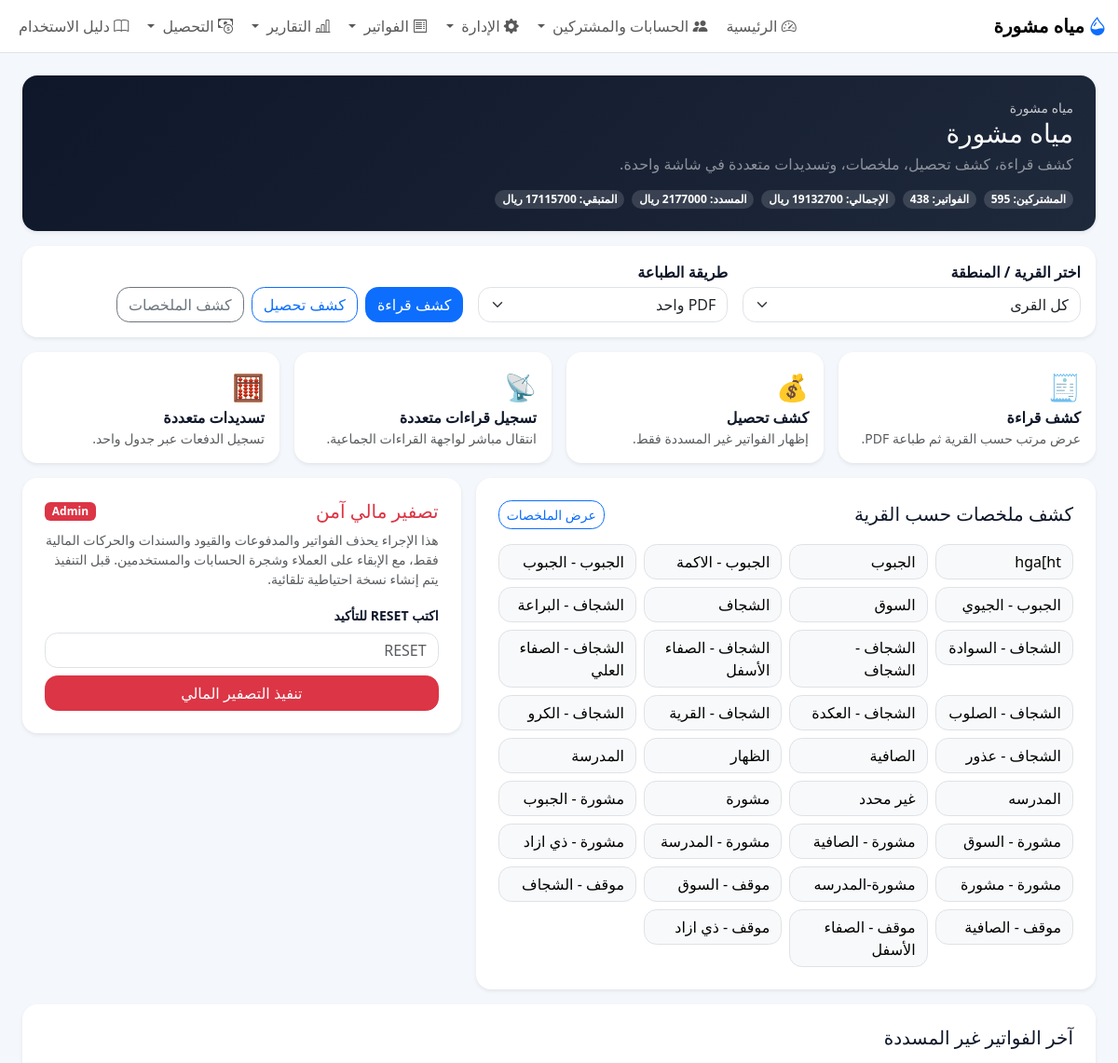
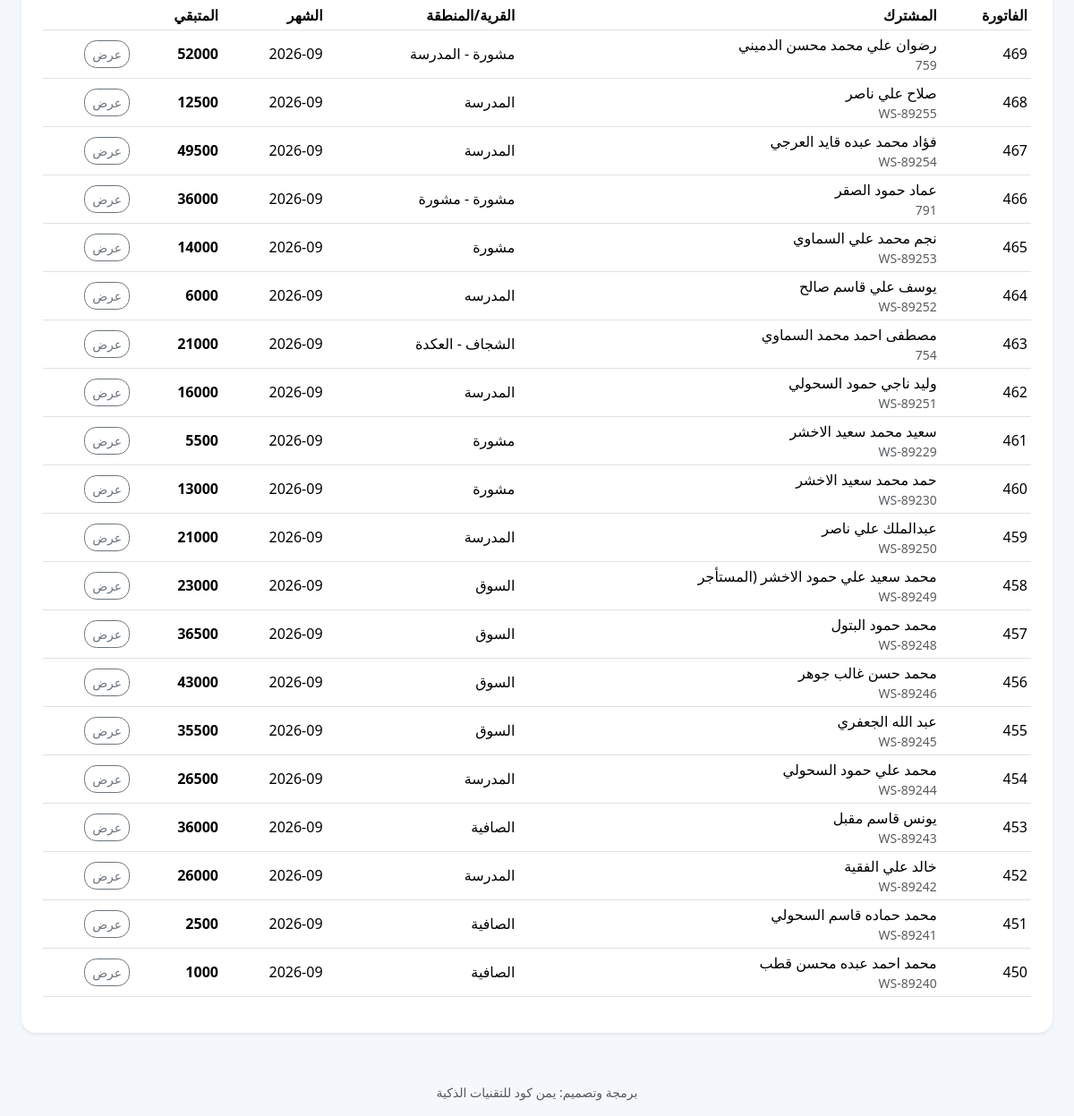
Screenshot of /manual-collection (signed in) with the database file from the repository (2 pictures, top to bottom).
### models.py (models this page shows)
class Base(DeclarativeBase):
    pass

class Settings(Base):
    __tablename__ = "settings"
    key: Mapped[str] = mapped_column(String, primary_key=True)
    value: Mapped[Optional[str]] = mapped_column(String, nullable=True)

class Invoice(Base):
    __tablename__ = "invoices"
    __table_args__ = (
        CheckConstraint("COALESCE(previous_reading, 0) >= 0", name="ck_invoice_previous_reading_nonnegative"),
        CheckConstraint("COALESCE(current_reading, 0) >= 0", name="ck_invoice_current_reading_nonnegative"),
        CheckConstraint("COALESCE(consumption, 0) >= 0", name="ck_invoice_consumption_nonnegative"),
        CheckConstraint("COALESCE(unit_price, 0) >= 0", name="ck_invoice_unit_price_nonnegative"),
        CheckConstraint("COALESCE(consumption_amount, 0) >= 0", name="ck_invoice_consumption_amount_nonnegative"),
        CheckConstraint("COALESCE(subscription_fee, 0) >= 0", name="ck_invoice_subscription_fee_nonnegative"),
        CheckConstraint("COALESCE(other_charges, 0) >= 0", name="ck_invoice_other_charges_nonnegative"),
        CheckConstraint("COALESCE(opening_balance, 0) >= 0", name="ck_invoice_opening_balance_nonnegative"),
        CheckConstraint("COALESCE(total_amount, 0) >= 0", name="ck_invoice_total_amount_nonnegative"),
        CheckConstraint("COALESCE(paid_amount, 0) >= 0", name="ck_invoice_paid_amount_nonnegative"),
        CheckConstraint("COALESCE(remaining_amount, 0) >= 0", name="ck_invoice_remaining_amount_nonnegative"),
        CheckConstraint("COALESCE(credit_amount, 0) >= 0", name="ck_invoice_credit_amount_nonnegative"),
    )
    id: Mapped[int] = mapped_column(Integer, primary_key=True)
    invoice_no: Mapped[int] = mapped_column(Integer, unique=True, nullable=False)
    subscriber_id: Mapped[Optional[int]] = mapped_column(ForeignKey("subscribers.id"))
    invoice_date: Mapped[Optional[str]] = mapped_column(String, nullable=True)
    month_label: Mapped[Optional[str]] = mapped_column(String, nullable=True)
    previous_reading: Mapped[Optional[float]] = mapped_column(Float, nullable=True)
    current_reading: Mapped[Optional[float]] = mapped_column(Float, nullable=True)
    previous_reading_date: Mapped[Optional[str]] = mapped_column(String, nullable=True)
    current_reading_date: Mapped[Optional[str]] = mapped_column(String, nullable=True)
    consumption: Mapped[Optional[float]] = mapped_column(Float, nullable=True)
    unit_price: Mapped[Optional[float]] = mapped_column(Float, nullable=True)
    consumption_amount: Mapped[Optional[float]] = mapped_column(Float, nullable=True)
    subscription_fee: Mapped[Optional[float]] = mapped_column(Float, nullable=True)
    other_charges: Mapped[Optional[float]] = mapped_column(Float, nullable=True)
    opening_balance: Mapped[Optional[float]] = mapped_column(Float, nullable=True)
    total_amount: Mapped[Optional[float]] = mapped_column(Float, nullable=True)
    credit_amount: Mapped[Optional[float]] = mapped_column(Float, nullable=True)
    paid_amount: Mapped[Optional[float]] = mapped_column(Float, nullable=True)
    remaining_amount: Mapped[Optional[float]] = mapped_column(Float, nullable=True)
    notes: Mapped[Optional[str]] = mapped_column(Text, nullable=True)
    created_by: Mapped[Optional[int]] = mapped_column(Integer, nullable=True)
    printed_by: Mapped[Optional[int]] = mapped_column(Integer, nullable=True)
    printed_at: Mapped[Optional[str]] = mapped_column(String, nullable=True)
    sent_by: Mapped[Optional[int]] = mapped_column(Integer, nullable=True)
    sent_at: Mapped[Optional[str]] = mapped_column(String, nullable=True)
    sent_count: Mapped[Optional[int]] = mapped_column(Integer, nullable=True, default=0)
    last_sent_channel: Mapped[Optional[str]] = mapped_column(String, nullable=True)
    journal_entry_id: Mapped[Optional[int]] = mapped_column(Integer, nullable=True)
    previous_arrears: Mapped[Optional[float]] = mapped_column(Float, nullable=True, default=0.0)
    created_at: Mapped[Optional[str]] = mapped_column(String, nullable=True)
    updated_at: Mapped[Optional[str]] = mapped_column(String, nullable=True)
    subscriber: Mapped[Optional[Subscriber]] = relationship(back_populates="invoices")
    payments: Mapped[list["Payment"]] = relationship(back_populates="invoice")

class Subscriber(Base):
    __tablename__ = "subscribers"
    id: Mapped[int] = mapped_column(Integer, primary_key=True)
    account_number: Mapped[str] = mapped_column(String, unique=True, nullable=False)
    name: Mapped[str] = mapped_column(String, nullable=False)
    meter_number: Mapped[Optional[str]] = mapped_column(String, nullable=True)
    phone: Mapped[Optional[str]] = mapped_column(String, nullable=True)
    village: Mapped[Optional[str]] = mapped_column(String, nullable=True)
    address: Mapped[Optional[str]] = mapped_column(String, nullable=True)
    default_unit_price: Mapped[Optional[str]] = mapped_column(String, nullable=True)
    default_subscription_fee: Mapped[Optional[str]] = mapped_column(String, nullable=True)
    last_reading: Mapped[Optional[float]] = mapped_column(Float, nullable=True)
    last_due_amount: Mapped[Optional[float]] = mapped_column(Float, nullable=True)
    last_paid_amount: Mapped[Optional[float]] = mapped_column(Float, nullable=True)
    active: Mapped[int] = mapped_column(Integer, nullable=False, default=1)
    notes: Mapped[Optional[str]] = mapped_column(Text, nullable=True)
    created_at: Mapped[Optional[str]] = mapped_column(String, nullable=True)
    updated_at: Mapped[Optional[str]] = mapped_column(String, nullable=True)
    invoices: Mapped[list["Invoice"]] = relationship(back_populates="subscriber")

### financial_fixes.py (the view)
@manual_collection_bp.route("/manual-collection")
@login_required
@role_required(["admin", "staff", "collector", "accountant", "manager", "technician"])
def manual_collection_home():
    db = get_db()
    ctx = _manual_collection_common_context(db, only_unpaid=False)
    latest_unpaid = db.execute(
        """
        SELECT i.id, i.invoice_no, i.invoice_date, i.month_label, i.remaining_amount,
               s.name subscriber_name, s.account_number, s.address
        FROM invoices i
        JOIN subscribers s ON s.id = i.subscriber_id
        WHERE COALESCE(i.remaining_amount, 0) > 0
        ORDER BY i.invoice_date DESC, i.id DESC
        LIMIT 20
        """
    ).fetchall()
    return render_template("manual_collection.html", latest_unpaid=latest_unpaid, **ctx)

### templates/manual_collection.html (shortened to what this page needs)
{% extends "base.html" %}
{% block content %}
<div class="container-fluid">
  <div class="card hero-card p-4 mb-3 rounded-4 shadow-sm">
    <div class="d-flex flex-wrap justify-content-between align-items-center gap-3">
      <div>
        <div class="opacity-75 small">{{ organization_name }}</div>
        <h3 class="mb-1">{{ project_name }}</h3>
        <div class="text-white-50">كشف قراءة، كشف تحصيل، ملخصات، وتسديدات متعددة في شاشة واحدة.</div>
      </div>
      <div class="d-flex flex-wrap gap-2">
        <span class="badge rounded-pill badge-soft">المشتركين: {{ total_subscribers }}</span>
        <span class="badge rounded-pill badge-soft">الفواتير: {{ total_invoices }}</span>
        <span class="badge rounded-pill badge-soft">الإجمالي: {{ "%.0f"|format(total_amount) }} {{ currency }}</span>
        <span class="badge rounded-pill badge-soft">المسدد: {{ "%.0f"|format(total_paid) }} {{ currency }}</span>
        <span class="badge rounded-pill badge-soft">المتبقي: {{ "%.0f"|format(total_remaining) }} {{ currency }}</span>
      </div>
    </div>
  </div>
  <div class="card rounded-4 p-3 mb-3 border-0 shadow-sm">
    <div class="row g-3 align-items-end">
      <div class="col-lg-4">
        <label class="form-label fw-semibold mb-1">اختر القرية / المنطقة</label>
        <select class="form-select" id="villageSelect">
          <option value="">كل القرى</option>
        </select>
      </div>
      <div class="col-lg-3">
        <label class="form-label fw-semibold mb-1">طريقة الطباعة</label>
        <select class="form-select" id="printMode">
          <option value="pdf">PDF واحد</option>
        </select>
      </div>
      <div class="col-lg-5 d-flex flex-wrap gap-2">
        <button type="button" class="btn btn-primary" id="readingsBtn">كشف قراءة</button>
        <button type="button" class="btn btn-outline-primary" id="collectionsBtn">كشف تحصيل</button>
        <a class="btn btn-outline-secondary" href="{{ url_for('manual_collection.manual_collection_summary') }}">كشف الملخصات</a>
      </div>
    </div>
  </div>
  <div class="row g-3 mb-3">
    <div class="col-md-3">
      <a href="{{ url_for('manual_collection.manual_collection_readings') }}" class="text-decoration-none">
        <div class="card action-card p-3 h-100 rounded-4 shadow-sm">
          <div class="fs-3">🧾</div>
          <div class="fw-bold">كشف قراءة</div>
          <div class="small text-muted">عرض مرتب حسب القرية ثم طباعة PDF.</div>
        </div>
      </a>
    </div>
    <div class="col-md-3">
      <a href="{{ url_for('manual_collection.manual_collection_collections') }}" class="text-decoration-none">
        <div class="card action-card p-3 h-100 rounded-4 shadow-sm">
          <div class="fs-3">💰</div>
          <div class="fw-bold">كشف تحصيل</div>
          <div class="small text-muted">إظهار الفواتير غير المسددة فقط.</div>
        </div>
      </a>
    </div>
    <div class="col-md-3">
      <a href="{{ url_for('invoices_bulk_readings') }}" class="text-decoration-none">
        <div class="card action-card p-3 h-100 rounded-4 shadow-sm">
          <div class="fs-3">📡</div>
          <div class="fw-bold">تسجيل قراءات متعددة</div>
          <div class="small text-muted">انتقال مباشر لواجهة القراءات الجماعية.</div>
        </div>
      </a>
    </div>
    <div class="col-md-3">
      <a href="{{ url_for('manual_collection.bulk_payments') }}" class="text-decoration-none">
        <div class="card action-card p-3 h-100 rounded-4 shadow-sm">
          <div class="fs-3">🧮</div>
          <div class="fw-bold">تسديدات متعددة</div>
          <div class="small text-muted">تسجيل الدفعات عبر جدول واحد.</div>
        </div>
      </a>
    </div>
  </div>
  <div class="row g-3 mb-3">
    <div class="col-lg-7">
      <div class="card p-4 rounded-4 shadow-sm">
        <div class="d-flex justify-content-between align-items-center flex-wrap gap-2 mb-3">
          <h5 class="mb-0">كشف ملخصات حسب القرية</h5>
          <a class="btn btn-outline-primary btn-sm" href="{{ url_for('manual_collection.manual_collection_summary') }}">عرض الملخصات</a>
        </div>
        <div class="row g-2">
          {% for village in village_names %}
          <div class="col-md-4 col-lg-3">
            <a class="btn btn-light border w-100 text-start" href="{{ url_for('manual_collection.manual_collection_readings', village=village) }}">{{ village }}</a>
          </div>
          {% endfor %}
        </div>
      </div>
    </div>
    <div class="col-lg-5">
      {% if g.user and g.user.role and g.user.role|lower == 'admin' %}
      <div class="card p-4 rounded-4 shadow-sm border-danger">
        <div class="d-flex justify-content-between align-items-center mb-2">
          <h5 class="mb-0 text-danger">تصفير مالي آمن</h5>
          <span class="badge text-bg-danger">Admin</span>
        </div>
        <p class="text-muted small mb-3">
          هذا الإجراء يحذف الفواتير والمدفوعات والقيود والسندات والحركات المالية فقط، مع الإبقاء على العملاء وشجرة الحسابات والمستخدمين.
          قبل التنفيذ يتم إنشاء نسخة احتياطية تلقائية.
        </p>
        <form method="post" action="{{ url_for('manual_collection.manual_collection_financial_reset') }}" class="row g-2">
          <div class="col-12">
            <label class="form-label small fw-semibold">اكتب RESET للتأكيد</label>
            <input class="form-control" name="confirm_text" placeholder="RESET">
          </div>
          <div class="col-12">
            <button class="btn btn-danger w-100" onclick="return confirm('هل أنت متأكد من تنفيذ التصفير المالي الآمن؟')">تنفيذ التصفير المالي</button>
          </div>
        </form>
      </div>
      {% endif %}
    </div>
  </div>
  <div class="card p-4 rounded-4 shadow-sm mb-3">
    <h5 class="mb-3">آخر الفواتير غير المسددة</h5>
    <div class="table-responsive">
      <table class="table table-sm align-middle">
        <thead>
          <tr>
            <th>الفاتورة</th>
            <th>المشترك</th>
            <th>القرية/المنطقة</th>
            <th>الشهر</th>
            <th>المتبقي</th>
            <th></th>
          </tr>
        </thead>
        <tbody>
          {% for inv in latest_unpaid %}
          <tr>
            <td>{{ inv.invoice_no }}</td>
            <td>{{ inv.subscriber_name }}<div class="small text-muted">{{ inv.account_number }}</div></td>
            <td>{{ inv.village or inv.address or '-' }}</td>
            <td>{{ inv.month_label or inv.invoice_date or '-' }}</td>
            <td class="fw-bold">{{ "%.0f"|format(inv.remaining_amount or 0) }}</td>
            <td><a class="btn btn-sm btn-outline-secondary" href="{{ url_for('invoice_detail', invoice_id=inv.id) }}">عرض</a></td>
          </tr>
          {% else %}
          <tr><td colspan="6" class="text-center text-muted py-4">لا توجد فواتير غير مسددة</td></tr>
          {% endfor %}
        </tbody>
      </table>
    </div>
  </div>
</div>
{% endblock %}

### templates/base.html (shortened to what this page needs)
<!doctype html>
<html lang="ar" dir="rtl" class="notranslate" translate="no" data-theme="{{ setting('ui_theme', 'light') }}">
<head>
  <link href="https://cdn.jsdelivr.net/npm/bootstrap@5.3.3/dist/css/bootstrap.rtl.min.css" rel="stylesheet">
  <link href="https://cdn.jsdelivr.net/npm/bootstrap-icons@1.11.3/font/bootstrap-icons.min.css" rel="stylesheet">
  <link rel="stylesheet" href="{{ url_for('static', filename='css/style.css') }}">
</head>
<body>
  <nav class="navbar navbar-expand-lg bg-white border-bottom sticky-top">
    <div class="container-fluid">
      <a class="navbar-brand" href="{{ url_for('index') }}">
        <i class="bi bi-droplet-half text-primary me-1"></i>{{ setting('project_name', app_name) }}
      </a>
      <div class="collapse navbar-collapse" id="nav">
        <ul class="navbar-nav ms-auto gap-1">
          {% if current_user %}
          <li class="nav-item"><a class="nav-link {% if request.endpoint=='index' %}active{% endif %}" href="{{ url_for('index') }}"><i class="bi bi-speedometer2"></i> الرئيسية</a></li>
          <li class="nav-item dropdown">
              <a class="nav-link dropdown-toggle "
                href="#"
                data-bs-toggle="dropdown">
                  <i class="bi bi-people-fill"></i> الحسابات والمشتركين
              </a>
          </li>
        {% if current_user %}
<li class="nav-item dropdown">
    <a class="nav-link dropdown-toggle {% if request.endpoint in ['employee_portal','staff_monitor','import_data','settings'] %}active{% endif %}"
       href="#"
       data-bs-toggle="dropdown">
        <i class="bi bi-gear-fill"></i> الإدارة
    </a>
</li>
{% endif %}
         <li class="nav-item dropdown">
            <a class="nav-link dropdown-toggle " href="#" data-bs-toggle="dropdown">
              <i class="bi bi-receipt"></i> الفواتير
            </a>
          </li>
          <li class="nav-item dropdown">
          <a class="nav-link dropdown-toggle {% if request.endpoint in ['customer_statement','reports','accounting_reports','arrears_report','collector_daily_report'] %}active{% endif %}" href="#" data-bs-toggle="dropdown">
          <i class="bi bi-bar-chart-line"></i> التقارير
          </a>
          </li>
            <li class="nav-item dropdown">
            <a class="nav-link dropdown-toggle {% if request.endpoint in ['arrears_report','collector_daily_report','collection_trip'] %}active{% endif %}"
               href="#" data-bs-toggle="dropdown">
              <i class="bi bi-cash-coin"></i> التحصيل
            </a>
          </li>
          <li class="nav-item">
            <a class="nav-link {% if request.endpoint=='user_manual' %}active{% endif %}"
               href="{{ url_for('user_manual') }}">
              <i class="bi bi-book"></i> دليل الاستخدام
            </a>
          </li>
         {% endif %}
        </ul>
      </div>
    </div>
  </nav>
  <main class="container-fluid py-3 py-lg-4">
    {% block content %}{% endblock %}
  </main>
  <footer class="container-fluid py-3 text-center small text-muted">
    برمجة وتصميم: يمن كود للتقنيات الذكية
  </footer>
</body>
</html>

### rows the page displays
Settings: value "مياه مشورة"
Settings: value "مياه مشورة"
Settings: value "ريال"
Invoice: invoice_no "469", subscriber_name "رضوان علي محمد محسن الدميني", account_number "759", address "مشورة - المدرسة", month_label "2026-09", remaining_amount "52000"
Invoice: invoice_no "468", subscriber_name "صلاح علي ناصر", account_number "WS-89255", address "المدرسة", month_label "2026-09", remaining_amount "12500"
Invoice: invoice_no "467", subscriber_name "فؤاد محمد عبده قايد العرجي", account_number "WS-89254", address "المدرسة", month_label "2026-09", remaining_amount "49500"
Invoice: invoice_no "466", subscriber_name "عماد حمود الصقر", account_number "791", address "مشورة - مشورة", month_label "2026-09", remaining_amount "36000"
Invoice: invoice_no "465", subscriber_name "نجم محمد علي السماوي", account_number "WS-89253", address "مشورة", month_label "2026-09", remaining_amount "14000"
Invoice: invoice_no "464", subscriber_name "يوسف علي قاسم صالح", account_number "WS-89252", address "المدرسه", month_label "2026-09", remaining_amount "6000"
Invoice: invoice_no "463", subscriber_name "مصطفى احمد محمد السماوي", account_number "754", address "الشجاف - العكدة", month_label "2026-09", remaining_amount "21000"
Invoice: invoice_no "462", subscriber_name "وليد ناجي حمود السحولي", account_number "WS-89251", address "المدرسة", month_label "2026-09", remaining_amount "16000"
Invoice: invoice_no "461", subscriber_name "سعيد محمد سعيد الاخشر", account_number "WS-89229", address "مشورة", month_label "2026-09", remaining_amount "5500"
Invoice: invoice_no "460", subscriber_name "حمد محمد سعيد الاخشر", account_number "WS-89230", address "مشورة", month_label "2026-09", remaining_amount "13000"
Invoice: invoice_no "459", subscriber_name "عبدالملك علي ناصر", account_number "WS-89250", address "المدرسة", month_label "2026-09", remaining_amount "21000"
Invoice: invoice_no "458", subscriber_name "محمد سعيد علي حمود الاخشر (المستأجر", account_number "WS-89249", address "السوق", month_label "2026-09", remaining_amount "23000"
Invoice: invoice_no "457", subscriber_name "محمد حمود البتول", account_number "WS-89248", address "السوق", month_label "2026-09", remaining_amount "36500"
Invoice: invoice_no "456", subscriber_name "محمد حسن غالب جوهر", account_number "WS-89246", address "السوق", month_label "2026-09", remaining_amount "43000"
Invoice: invoice_no "455", subscriber_name "عبد الله الجعفري", account_number "WS-89245", address "السوق", month_label "2026-09", remaining_amount "35500"
Invoice: invoice_no "454", subscriber_name "محمد علي حمود السحولي", account_number "WS-89244", address "المدرسة", month_label "2026-09", remaining_amount "26500"
Invoice: invoice_no "453", subscriber_name "يونس قاسم مقبل", account_number "WS-89243", address "الصافية", month_label "2026-09", remaining_amount "36000"
Invoice: invoice_no "452", subscriber_name "خالد علي الفقية", account_number "WS-89242", address "المدرسة", month_label "2026-09", remaining_amount "26000"
Invoice: invoice_no "451", subscriber_name "محمد حماده قاسم السحولي", account_number "WS-89241", address "الصافية", month_label "2026-09", remaining_amount "2500"
Invoice: invoice_no "450", subscriber_name "محمد احمد عبده محسن قطب", account_number "WS-89240", address "الصافية", month_label "2026-09", remaining_amount "1000"

### other values shown
{{ total_subscribers }} "595"
{{ total_invoices }} "438"
{{ "%.0f"|format(total_amount) }} "19132700"
{{ "%.0f"|format(total_paid) }} "2177000"
{{ "%.0f"|format(total_remaining) }} "17115700"
{{ village }} "hga[ht" "الجبوب" "الجبوب - الاكمة" "الجبوب - الجبوب" "الجبوب - الجيوي" "السوق" "الشجاف" "الشجاف - البراعة" "الشجاف - السوادة" "الشجاف - الشجاف" "الشجاف - الصفاء الأسفل" "الشجاف - الصفاء العلي" "الشجاف - الصلوب" "الشجاف - العكدة" "الشجاف - القرية" "الشجاف - الكرو" "الشجاف - عذور" "الصافية" "الظهار" "المدرسة" "المدرسه" "غير محدد" "مشورة" "مشورة - الجبوب" "مشورة - السوق" "مشورة - الصافية" "مشورة - المدرسة" "مشورة - ذي ازاد" "مشورة - مشورة" "مشورة-المدرسه" "موقف - السوق" "موقف - الشجاف" "موقف - الصافية" "موقف - الصفاء الأسفل" "موقف - ذي ازاد"
